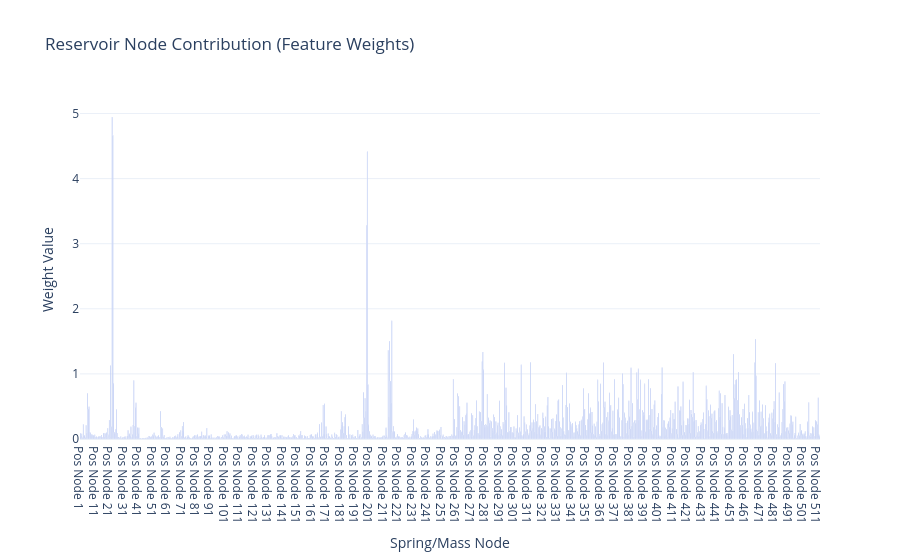
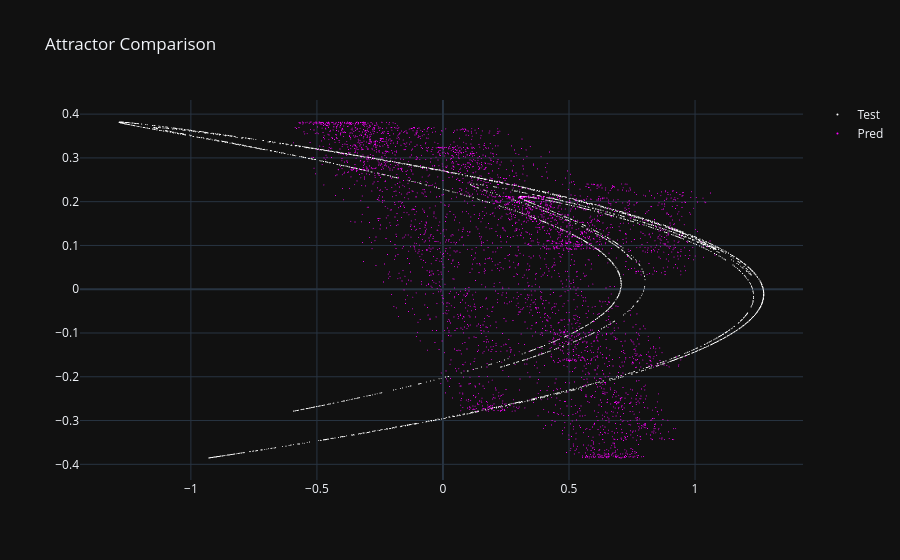
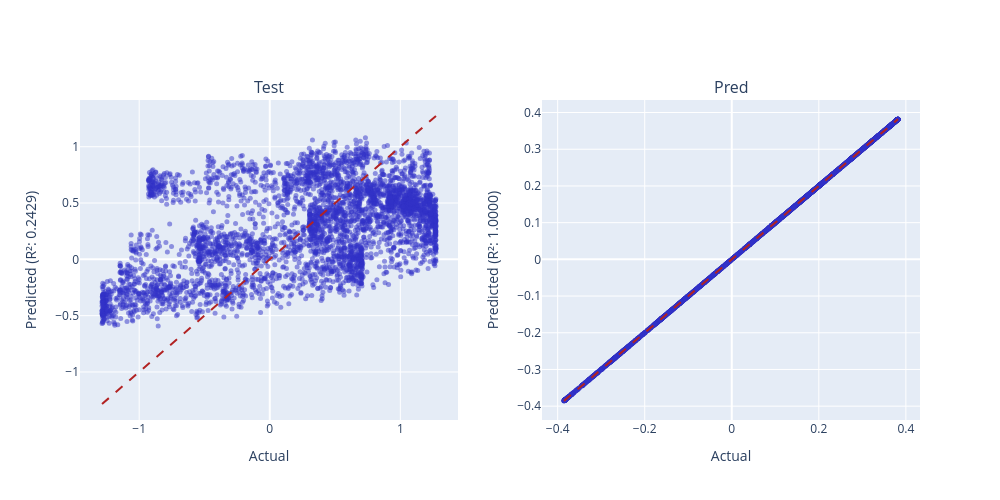

The cell these charts' notebook holds for them, in order:
### Code cell
weight_plot(np.linalg.norm(model.coef_, axis=0)).show()
henon_plot([Y_test, Y_pred]).show()
r_2_plots_grid(Y_test, Y_pred, ["Test", "Pred"]).show()
spring_animation(
    displacement,
    nodes_pos,
    connections_list,
    10,
    highlighted_nodes=target_nodes,
    external=True
).show()

### Figure 1 — Plotly figure (JSON) as saved in the notebook; plotly's stock layout.template omitted (floating-point values rounded to 4 significant figures; data arrays with more than 128 entries replaced by an {"elided": "..."} marker saying what was removed)
{"data": [{"marker": {"color": {"elided": "1024 str values"}}, "type": "bar", "x": {"elided": "1024 str values"}, "y": {"elided": "1024 float values"}}], "layout": {"title": {"text": "Reservoir Node Contribution (Feature Weights)"}, "xaxis": {"title": {"text": "Spring/Mass Node"}}, "yaxis": {"title": {"text": "Weight Value"}}}}

### Figure 2 — Plotly figure (JSON) as saved in the notebook; plotly's stock layout.template omitted (floating-point values rounded to 4 significant figures; data arrays with more than 128 entries replaced by an {"elided": "..."} marker saying what was removed)
{"data": [{"marker": {"color": "white", "size": 1}, "mode": "markers", "name": "Test", "type": "scattergl", "x": {"elided": "4000 float values"}, "y": {"elided": "4000 float values"}}, {"marker": {"color": "magenta", "size": 1}, "mode": "markers", "name": "Pred", "type": "scattergl", "x": {"elided": "4000 float values"}, "y": {"elided": "4000 float values"}}], "layout": {"title": {"text": "Attractor Comparison"}}}

### Figure 3 — Plotly figure (JSON) as saved in the notebook; plotly's stock layout.template omitted (floating-point values rounded to 4 significant figures; data arrays with more than 128 entries replaced by an {"elided": "..."} marker saying what was removed)
{"data": [{"marker": {"color": "rgba(50, 50, 200, 0.5)", "size": 5}, "mode": "markers", "name": "Data", "type": "scatter", "x": {"elided": "4000 float values"}, "xaxis": "x", "y": {"elided": "4000 float values"}, "yaxis": "y"}, {"line": {"color": "firebrick", "dash": "dash"}, "mode": "lines", "name": "Ideal", "type": "scatter", "x": [-1.285, 1.273], "xaxis": "x", "y": [-1.285, 1.273], "yaxis": "y"}, {"marker": {"color": "rgba(50, 50, 200, 0.5)", "size": 5}, "mode": "markers", "name": "Data", "type": "scatter", "x": {"elided": "4000 float values"}, "xaxis": "x2", "y": {"elided": "4000 float values"}, "yaxis": "y2"}, {"line": {"color": "firebrick", "dash": "dash"}, "mode": "lines", "name": "Ideal", "type": "scatter", "x": [-0.3856, 0.382], "xaxis": "x2", "y": [-0.3856, 0.382], "yaxis": "y2"}], "layout": {"annotations": [{"font": {"size": 16}, "showarrow": false, "text": "Test", "x": 0.225, "xanchor": "center", "xref": "paper", "y": 1, "yanchor": "bottom", "yref": "paper"}, {"font": {"size": 16}, "showarrow": false, "text": "Pred", "x": 0.775, "xanchor": "center", "xref": "paper", "y": 1, "yanchor": "bottom", "yref": "paper"}], "height": 500, "showlegend": false, "width": 1000, "xaxis": {"anchor": "y", "domain": [0, 0.45], "title": {"text": "Actual"}}, "xaxis2": {"anchor": "y2", "domain": [0.55, 1], "title": {"text": "Actual"}}, "yaxis": {"anchor": "x", "domain": [0, 1], "title": {"text": "Predicted (R²: 0.2429)"}}, "yaxis2": {"anchor": "x2", "domain": [0, 1], "title": {"text": "Predicted (R²: 1.0000)"}}}}
